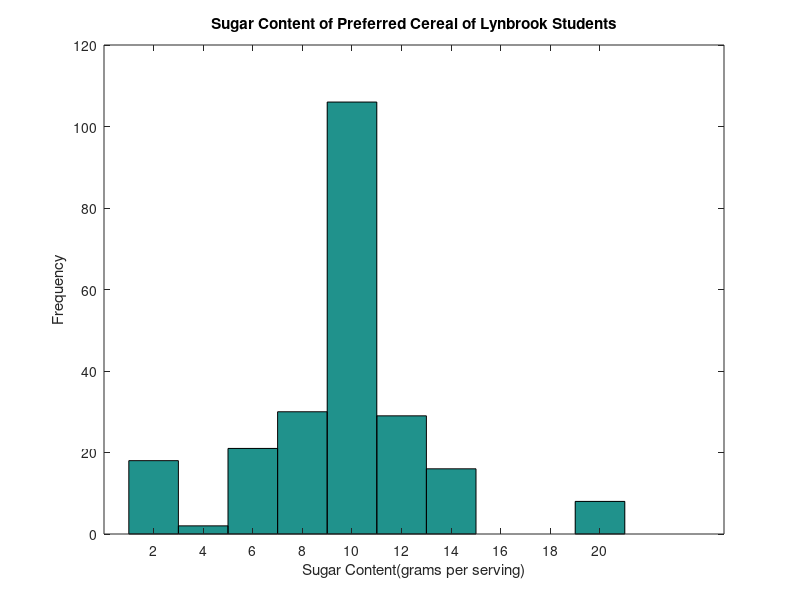

This chart was generated by the following MATLAB code:
%data
Sugar = [1;12;1;4;10;11.3;10;10;13.3;11.3;11;10;6;21;11.3;9;1;1;6;6;9;10;11.3;1;11.3;6;9;11.3;11;10;9;10;11;10;11.3;11.3;10;11;11;9;10;10;9;1;6;9;11.3;13.3;6;9;1;11.3;10;6;10;9;9;6;1;9;10;13.3;10;10;10;11.3;11;6;9;9;1;11;21;10;6;13.3;15;10;6;10;9;6;9;10;11;11.3;10;9;10;9;1;13.3;11.3;10;6;11;10;21;10;10;1;11.3;1;10;11.3;6;12;11.3;13.3;9;11.3;10;6;6;1;1;9;13.3;6;11;6;13.3;9;1;9;10;11;10;11;9;13.3;9;1;10;13.3;15;10;9;10;6;10;11;9;10;10;10;13.3;10;10;21;10;11;1;10;21;10;11;11.3;13.3;1;11.3;13.3;21;10;11;10;6;11;11;11;11.3;11;11;21;11;9;11;11;11;11;11;6;11;10;10;13.3;9;11;11;11;11;11;9;11;11.3;21;11;10;10;11;11;12;11.3;11.3;11;11;11;10;11;9;11;10;11;11;10;10;11;12;4;11.3;9;10;11;11;11;10;11.3;11;10;11];

%histogram plot
hist(Sugar);
title("Sugar Content of Preferred Cereal of Lynbrook Students");
xlabel("Sugar Content(grams per serving)");
ylabel("Frequency");
input("Press Enter for Stats ");

%Calculate Stats
stats = statistics(Sugar);
omin = stats(1);
q1 = stats(2);
med = stats(3);
q3 = stats(4);
omax = stats(5);
omean = stats(6);
stddev = stats(7);
oiqr = q3 - q1;
orange = omax - omin;
moerror = 1/sqrt(230);

%Print stats
printf("min: %d\n", omin);
printf("q1: %d\n", q1);
printf("med: %d\n", med);
printf("q3: %d\n", q3);
printf("max: %d\n", omax);
printf("iqr: %d\n", oiqr);
printf("range: %d\n", orange);
printf("mean: %d\n", omean);
printf("standard deviation: %d\n", stddev);
printf("margin of error: %d\n", moerror);